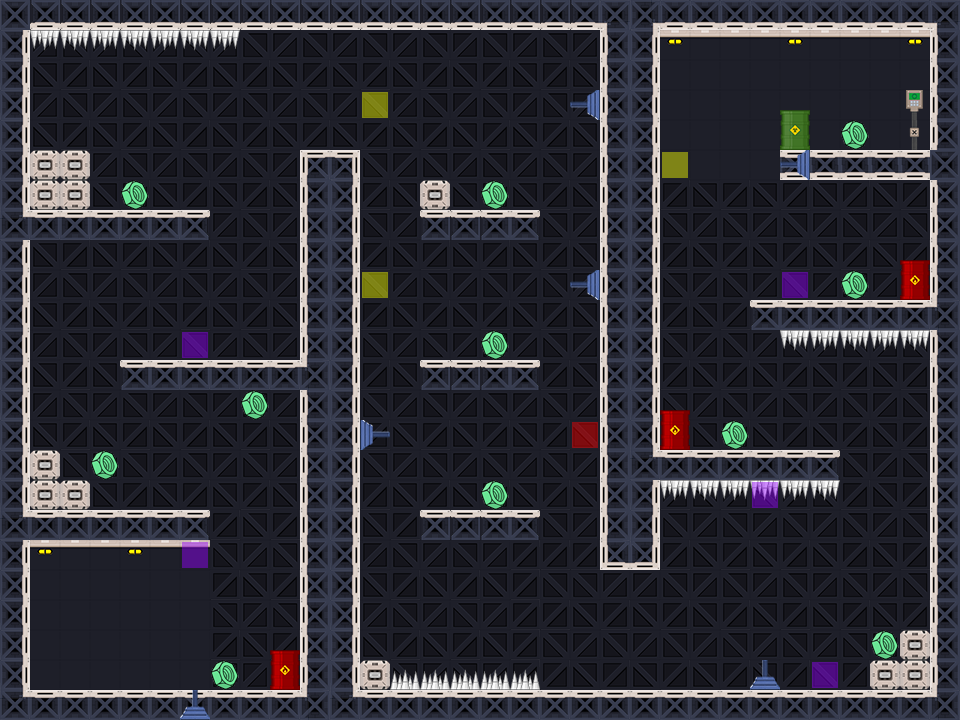

Rendered tile map (Tiled .tmx) drawn with the repository's tilesets; below, a short description and the map source with its tile grids summarised:
An orthogonal 32x24 tile map with 30x30 px tiles, 11 tile layers (Background, Upgrades, Turrets, TurretsHitbox, ...).

<map version="1.2" tiledversion="2019.12.11" orientation="orthogonal" renderorder="right-down" compressionlevel="0" width="32" height="24" tilewidth="30" tileheight="30" infinite="0" nextlayerid="12" nextobjectid="1">
 <tileset firstgid="1" source="Tileset_map.tsx" />
 <layer id="2" name="Background" width="32" height="24">
  <data>[768 cells, 768 non-empty, 7 distinct tile ids]</data>
 </layer>
 <layer id="11" name="Upgrades" width="32" height="24">
  <data>[768 cells, 3 non-empty, 1 distinct tile ids]</data>
 </layer>
 <layer id="9" name="Turrets" width="32" height="24">
  <data>[768 cells, 0 non-empty, 0 distinct tile ids]</data>
 </layer>
 <layer id="10" name="TurretsHitbox" width="32" height="24">
  <data>[768 cells, 0 non-empty, 0 distinct tile ids]</data>
 </layer>
 <layer id="1" name="Walls" width="32" height="24">
  <data>[768 cells, 245 non-empty, 22 distinct tile ids]</data>
 </layer>
 <layer id="3" name="StaticEnemies" width="32" height="24">
  <data>[768 cells, 31 non-empty, 6 distinct tile ids]</data>
 </layer>
 <layer id="4" name="Rewards" width="32" height="24">
  <data>[768 cells, 11 non-empty, 1 distinct tile ids]</data>
 </layer>
 <layer id="5" name="Fire" width="32" height="24">
  <data>[768 cells, 0 non-empty, 0 distinct tile ids]</data>
 </layer>
 <layer id="7" name="Laser" width="32" height="24">
  <data>[768 cells, 6 non-empty, 3 distinct tile ids]</data>
 </layer>
 <layer id="8" name="LaserMax" width="32" height="24">
  <data>[768 cells, 6 non-empty, 3 distinct tile ids]</data>
 </layer>
 <layer id="6" name="FireMax" width="32" height="24">
  <data>[768 cells, 0 non-empty, 0 distinct tile ids]</data>
 </layer>
</map>
